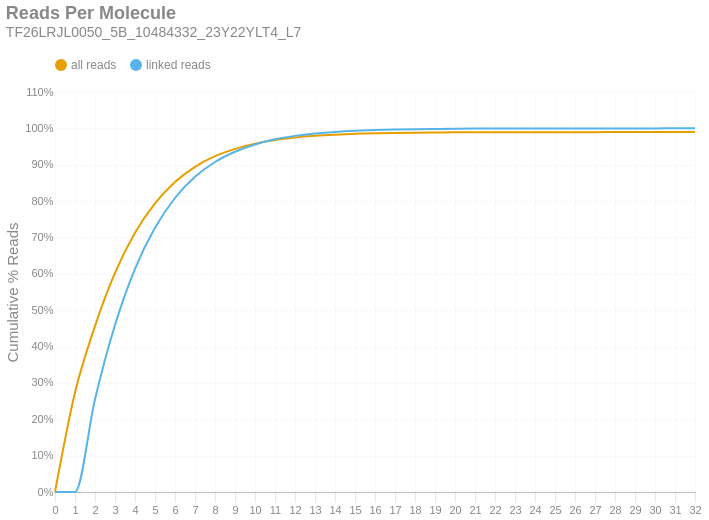

Source (notebook cell):
### Markdown cell above
### Reads per Molecule
This chart shows the cumulative distribution of the number of reads per linked molecule. That is, how many alignments are associated with a unique molecule. This excludes the number of reads associated with invalid or absent linked-read barcodes. The `linked` histogram is the percentages recalculated when disregarding singletons.

### Code cell
if SKIPLR:
    print_html(f"Skipped")
else:
    counts = np.bincount(valids['reads'].cast(pl.Int64).to_numpy())
    weighted = counts * np.arange(len(counts))
    all_perc = weighted / n_reads
    linked_perc = weighted / n_linked_reads
    linked_perc[1] = 0
    binned_df = pl.DataFrame({
        'readsper': list(range(len(counts))),
        'all reads (cumsum)': np.cumsum(all_perc).tolist(),
        'linked reads (cumsum)': np.cumsum(linked_perc).tolist(),
    })

    with SafeRender(binned_df):
        (
            density_plot(binned_df, 'Reads Per Molecule', samplename, 'readspmol')
            .encode(
                x=alt.X('readsper:O', title=None).axis(labelAngle=0).scale(padding=0),
                y=alt.Y('value:Q', title='Cumulative % Reads').axis(format='%').stack(False),
                color=alt.Color("key:N").scale(domain=["all reads", "linked reads"]),
                tooltip=[
                    alt.Tooltip("key:N", title="Data Type"),
                    alt.Tooltip("readsper:O", title="Reads Per Molecule"),
                    alt.Tooltip("value:Q", format=".2%", title="% Reads (Cum.)")
                ]            
            )
        ).display()

### Figure 1 — Vega-Lite specification as saved in the notebook (floating-point values rounded to 4 significant figures)
{"width": "container", "height": 400, "config": {"title": {"anchor": "start", "dy": -15, "fontSize": 18, "color": "#888888", "subtitleColor": "#888888", "subtitleFontSize": 14}, "arc": {"fill": "#0072B2"}, "axis": {"domainColor": "#888888", "domainWidth": 0.5, "gridWidth": 0.2, "grid": false, "titleFontWeight": 400, "titleFontSize": 15, "labelFontSize": 11, "labelColor": "#888888", "tickColor": "#888888", "tickWidth": 0.2, "titleColor": "#888888"}, "axisBand": {"grid": false}, "axisX": {"grid": true, "tickSize": 10, "domainCap": "round"}, "axisY": {"domain": false, "grid": true, "tickSize": 0, "domainCap": "round"}, "background": "transparent", "header": {"labelFontSize": 15, "labelColor": "#888888", "titleFontSize": 15, "titleFontWeight": 600, "titleColor": "#888888"}, "legend": {"labelFont": "sans-serif", "labelFontSize": 12, "labelColor": "#888888", "symbolSize": 100, "symbolType": "circle", "titleFontSize": 12, "titlePadding": 10, "titleColor": "#888888", "title": null, "orient": "top"}, "range": {"category": ["#E69F00", "#56B4E9", "#009E73", "#F0E442", "#0072B2", "#D55E00", "#CC79A7", "#000000"], "diverging": ["#cfe8f3", "#a2d4ec", "#73bfe2", "#46abdb", "#1696d2", "#12719e"]}, "area": {"fill": "#0072B2", "fillOpacity": 0.7, "line": true, "strokeOpacity": 0.7}, "line": {"color": "#0072B2", "stroke": "#0072B2", "strokeWidth": 2}, "trail": {"color": "#0072B2", "stroke": "#0072B2", "strokeWidth": 0, "size": 1}, "point": {"filled": true, "fillOpacity": 1.0, "size": 95}, "text": {"color": "#888888", "fontSize": 11, "align": "right", "fontWeight": 400, "size": 11}, "bar": {"fill": "#0072B2", "stroke": null}, "view": {"stroke": null, "continuousWidth": 660, "continuousHeight": 400}}, "data": {"name": "data-5b951ba10094870ccc6e0c23218dac04"}, "mark": {"type": "line", "interpolate": "monotone", "point": {"opacity": 0, "size": 275}}, "encoding": {"color": {"field": "key", "scale": {"domain": ["all reads", "linked reads"]}, "type": "nominal"}, "tooltip": [{"field": "key", "title": "Data Type", "type": "nominal"}, {"field": "readsper", "title": "Reads Per Molecule", "type": "ordinal"}, {"field": "value", "format": ".2%", "title": "% Reads (Cum.)", "type": "quantitative"}], "x": {"axis": {"labelAngle": 0}, "field": "readsper", "scale": {"padding": 0}, "title": null, "type": "ordinal"}, "y": {"axis": {"format": "%"}, "field": "value", "stack": false, "title": "Cumulative % Reads", "type": "quantitative"}}, "params": [{"name": "param_c36ac31b6afebe62", "select": {"type": "point", "fields": ["key"]}, "bind": "legend"}], "title": {"text": "Reads Per Molecule", "subtitle": "TF26LRJL0050_5B_10484332_23Y22YLT4_L7"}, "transform": [{"fold": ["all reads (cumsum)", "linked reads (cumsum)"]}, {"calculate": "replace(datum.key, ' (cumsum)', '')", "as": "key"}, {"filter": {"param": "param_c36ac31b6afebe62"}}], "usermeta": {"embedOptions": {"downloadFileName": "TF26LRJL0050_5B_10484332_23Y22YLT4_L7.readspmol"}}, "$schema": "https://vega.github.io/schema/vega-lite/v6.4.1.json", "datasets": {"data-5b951ba10094870ccc6e0c23218dac04": [{"readsper": 0, "all reads (cumsum)": 0.0, "linked reads (cumsum)": 0.0}, {"readsper": 1, "all reads (cumsum)": 0.2737, "linked reads (cumsum)": 0.0}, {"readsper": 2, "all reads (cumsum)": 0.4563, "linked reads (cumsum)": 0.2551}, {"readsper": 3, "all reads (cumsum)": 0.6024, "linked reads (cumsum)": 0.4591}, {"readsper": 4, "all reads (cumsum)": 0.713, "linked reads (cumsum)": 0.6135}, {"readsper": 5, "all reads (cumsum)": 0.7939, "linked reads (cumsum)": 0.7265}, {"readsper": 6, "all reads (cumsum)": 0.8526, "linked reads (cumsum)": 0.8085}, {"readsper": 7, "all reads (cumsum)": 0.8943, "linked reads (cumsum)": 0.8667}, {"readsper": 8, "all reads (cumsum)": 0.9235, "linked reads (cumsum)": 0.9075}, {"readsper": 9, "all reads (cumsum)": 0.9437, "linked reads (cumsum)": 0.9357}, {"readsper": 10, "all reads (cumsum)": 0.9581, "linked reads (cumsum)": 0.9558}, {"readsper": 11, "all reads (cumsum)": 0.9682, "linked reads (cumsum)": 0.9699}, {"readsper": 12, "all reads (cumsum)": 0.9749, "linked reads (cumsum)": 0.9793}, {"readsper": 13, "all reads (cumsum)": 0.9796, "linked reads (cumsum)": 0.9858}, {"readsper": 14, "all reads (cumsum)": 0.9827, "linked reads (cumsum)": 0.9902}, {"readsper": 15, "all reads (cumsum)": 0.9849, "linked reads (cumsum)": 0.9933}, {"readsper": 16, "all reads (cumsum)": 0.9864, "linked reads (cumsum)": 0.9953}, {"readsper": 17, "all reads (cumsum)": 0.9874, "linked reads (cumsum)": 0.9968}, {"readsper": 18, "all reads (cumsum)": 0.9882, "linked reads (cumsum)": 0.9978}, {"readsper": 19, "all reads (cumsum)": 0.9886, "linked reads (cumsum)": 0.9985}, {"readsper": 20, "all reads (cumsum)": 0.989, "linked reads (cumsum)": 0.999}, {"readsper": 21, "all reads (cumsum)": 0.9893, "linked reads (cumsum)": 0.9994}, {"readsper": 22, "all reads (cumsum)": 0.9894, "linked reads (cumsum)": 0.9996}, {"readsper": 23, "all reads (cumsum)": 0.9895, "linked reads (cumsum)": 0.9998}, {"readsper": 24, "all reads (cumsum)": 0.9896, "linked reads (cumsum)": 0.9998}, {"readsper": 25, "all reads (cumsum)": 0.9896, "linked reads (cumsum)": 0.9999}, {"readsper": 26, "all reads (cumsum)": 0.9896, "linked reads (cumsum)": 0.9999}, {"readsper": 27, "all reads (cumsum)": 0.9897, "linked reads (cumsum)": 0.9999}, {"readsper": 28, "all reads (cumsum)": 0.9897, "linked reads (cumsum)": 0.9999}, {"readsper": 29, "all reads (cumsum)": 0.9897, "linked reads (cumsum)": 0.9999}, {"readsper": 30, "all reads (cumsum)": 0.9897, "linked reads (cumsum)": 1.0}, {"readsper": 31, "all reads (cumsum)": 0.9897, "linked reads (cumsum)": 1.0}, {"readsper": 32, "all reads (cumsum)": 0.9897, "linked reads (cumsum)": 1.0}]}}
